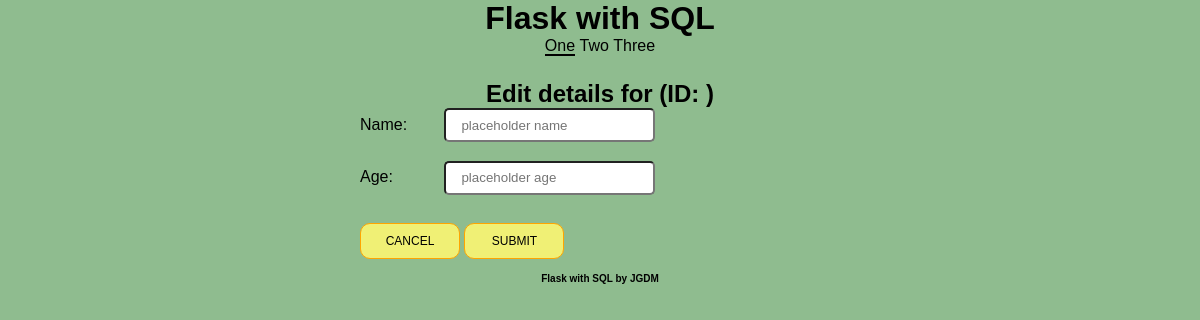
Page /edit/7 on the earlier database version.
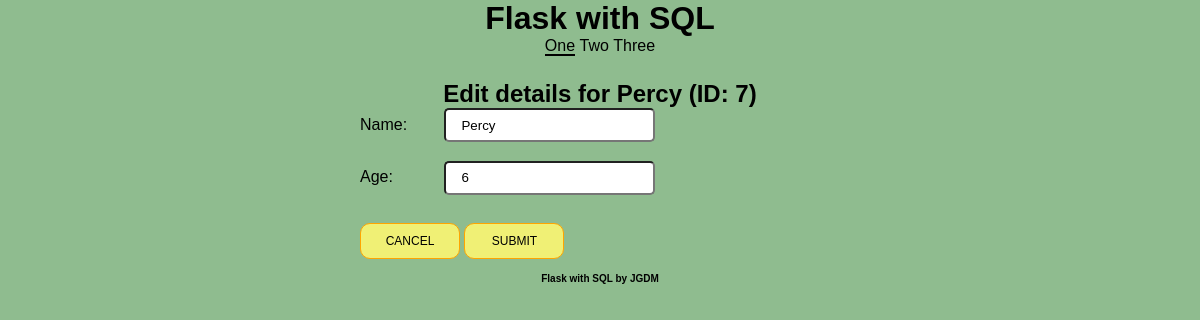
Same page on the later database version.
### models.py (models this page shows, shortened)
class Roster(db.Model):
    id = db.Column(db.Integer(), primary_key=True)
    name = db.Column("Name", db.String(80), unique=True, nullable=False)
    age = db.Column("Age", db.Integer, unique=True, nullable=False)
    joined = db.Column('Joined', db.DateTime, default=datetime.datetime.now)

### app.py (the view)
@app.route('/edit/<id>', methods=['GET', 'POST'])
def form_edit(id):
    roster = Roster.query.get(id)
    if request.form:
        roster.name = request.form["name"]
        roster.age = request.form["age"]
        db.session.commit()
        flash("A new edit was successfully completed")
        return redirect( url_for('index') )
    return render_template('form-edit.html', roster = roster)

### templates/form-edit.html (shortened to what this page needs)
{% extends "main.html" %}
        {% block nav_block %}
        <nav>
            <ul>
                <li><a href="/" class="selected" >One</a></li>
                <li><a href="/two">Two</a></li>
                <li><a href="/three">Three</a></li>
            </ul>
        </nav>
        {% endblock %}
        {% block main_block %}
            <h2>Edit details for {{roster.name}} (ID: {{ roster.id }})</h2>
            <form action="{{ url_for('form_edit', id=roster.id) }}" method="POST">
                <div class="form-container">
                    <label for ="name">Name: </label>
                    <input type="text" name="name" title="Form name" id="Form_name" aria-label="Form name" class="form_field" placeholder="placeholder name" alt="form_name"  value="{{ roster.name }}"/>
                </div>
                <div class="form-container">
                    <label for="age">Age: </label>
                    <input id="age" name="age" title="Form age" type="text" id="form_age" arial-label="Form age" class="form_field" placeholder="placeholder age" alt="form_age" value="{{ roster.age }}" />
                </div>
                <div id="form-buttons">
                    <button type="reset">Cancel</button>
                    <button type="submit">Submit</button>
                </div>
            </form>
{% endblock %}

Differences in the rows shown:
added Roster: name "Percy", id "7", age "6"
